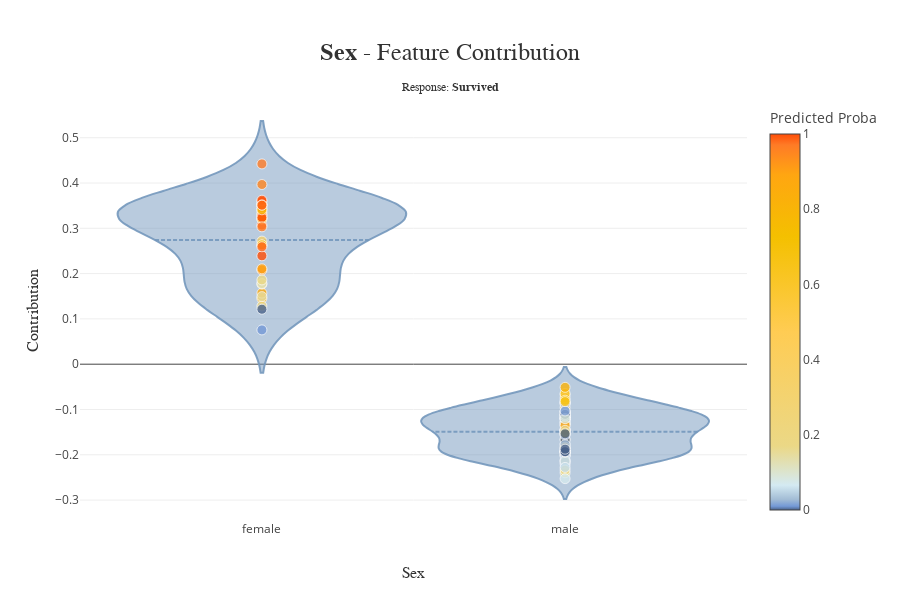

Write notebook code for a chart like this one.
### Code cell
xpl.plot.contribution_plot("sex")

### Figure 1 — Plotly figure (JSON) as saved in the notebook; plotly's stock layout.template omitted (floating-point values rounded to 4 significant figures)
{"data": [{"customdata": [1139, 533, 459, 1150, 393, 1189, 5, 231, 330, 887, 531, 790, 427, 1260, 251, 486, 436, 31, 186, 1051, 769, 642, 1087, 55, 678, 358, 503, 995, 1005, 1279, 916, 159, 349, 224, 161, 1168, 996, 52, 1166, 1125, 813, 397, 215, 549, 878, 1103, 960, 141, 1240, 1291, 458, 874, 1019, 1100, 609, 1041, 198, 610, 725, 482, 846, 45, 1208, 1256, 1209, 445, 422, 1243, 1117, 695, 589, 638, 152, 1287, 1012, 18, 408, 233, 961, 1000, 268, 794, 474, 47, 1002, 108, 443, 793, 528, 858, 942, 1302, 773, 717, 1179, 142, 1236, 1028, 420, 85], "hovertemplate": "<b>%{hovertext}</b><br />Sex :<br />%{x}<br />Contribution: %{y:.4f}<extra></extra>", "hovertext": ["Id: 533", "Id: 1189", "Id: 1260", "Id: 251", "Id: 436", "Id: 186", "Id: 55", "Id: 358", "Id: 1279", "Id: 916", "Id: 159", "Id: 349", "Id: 161", "Id: 878", "Id: 141", "Id: 458", "Id: 1100", "Id: 198", "Id: 610", "Id: 725", "Id: 482", "Id: 1208", "Id: 1209", "Id: 445", "Id: 695", "Id: 589", "Id: 1012", "Id: 18", "Id: 233", "Id: 961", "Id: 794", "Id: 1002", "Id: 108", "Id: 1028", "Id: 85"], "jitter": 0.075, "line": {"color": "rgba(117, 152, 189, 0.9)"}, "marker": {"line": {"color": "white", "width": 0.8}, "opacity": 0.8, "size": 10}, "meanline": {"visible": true}, "pointpos": 0, "points": false, "scalemode": "count", "showlegend": false, "type": "violin", "x": ["female", "female", "female", "female", "female", "female", "female", "female", "female", "female", "female", "female", "female", "female", "female", "female", "female", "female", "female", "female", "female", "female", "female", "female", "female", "female", "female", "female", "female", "female", "female", "female", "female", "female", "female"], "y": [0.3352, 0.145, 0.3301, 0.2626, 0.3522, 0.3591, 0.2077, 0.3967, 0.1286, 0.1569, 0.2393, 0.353, 0.3282, 0.1492, 0.3073, 0.4422, 0.1766, 0.3215, 0.1781, 0.3206, 0.3467, 0.1214, 0.07571, 0.2717, 0.186, 0.3428, 0.2637, 0.3238, 0.3033, 0.3408, 0.2106, 0.2592, 0.362, 0.3515, 0.351]}, {"customdata": [1139, 533, 459, 1150, 393, 1189, 5, 231, 330, 887, 531, 790, 427, 1260, 251, 486, 436, 31, 186, 1051, 769, 642, 1087, 55, 678, 358, 503, 995, 1005, 1279, 916, 159, 349, 224, 161, 1168, 996, 52, 1166, 1125, 813, 397, 215, 549, 878, 1103, 960, 141, 1240, 1291, 458, 874, 1019, 1100, 609, 1041, 198, 610, 725, 482, 846, 45, 1208, 1256, 1209, 445, 422, 1243, 1117, 695, 589, 638, 152, 1287, 1012, 18, 408, 233, 961, 1000, 268, 794, 474, 47, 1002, 108, 443, 793, 528, 858, 942, 1302, 773, 717, 1179, 142, 1236, 1028, 420, 85], "hovertemplate": "<b>%{hovertext}</b><br />Sex :<br />%{x}<br />Contribution: %{y:.4f}<extra></extra>", "hovertext": ["Id: 1139", "Id: 459", "Id: 1150", "Id: 393", "Id: 5", "Id: 231", "Id: 330", "Id: 887", "Id: 531", "Id: 790", "Id: 427", "Id: 486", "Id: 31", "Id: 1051", "Id: 769", "Id: 642", "Id: 1087", "Id: 678", "Id: 503", "Id: 995", "Id: 1005", "Id: 224", "Id: 1168", "Id: 996", "Id: 52", "Id: 1166", "Id: 1125", "Id: 813", "Id: 397", "Id: 215", "Id: 549", "Id: 1103", "Id: 960", "Id: 1240", "Id: 1291", "Id: 874", "Id: 1019", "Id: 609", "Id: 1041", "Id: 846", "Id: 45", "Id: 1256", "Id: 422", "Id: 1243", "Id: 1117", "Id: 638", "Id: 152", "Id: 1287", "Id: 408", "Id: 1000", "Id: 268", "Id: 474", "Id: 47", "Id: 443", "Id: 793", "Id: 528", "Id: 858", "Id: 942", "Id: 1302", "Id: 773", "Id: 717", "Id: 1179", "Id: 142", "Id: 1236", "Id: 420"], "jitter": 0.075, "line": {"color": "rgba(117, 152, 189, 0.9)"}, "marker": {"line": {"color": "white", "width": 0.8}, "opacity": 0.8, "size": 10}, "meanline": {"visible": true}, "pointpos": 0, "points": false, "scalemode": "count", "showlegend": false, "type": "violin", "x": ["male", "male", "male", "male", "male", "male", "male", "male", "male", "male", "male", "male", "male", "male", "male", "male", "male", "male", "male", "male", "male", "male", "male", "male", "male", "male", "male", "male", "male", "male", "male", "male", "male", "male", "male", "male", "male", "male", "male", "male", "male", "male", "male", "male", "male", "male", "male", "male", "male", "male", "male", "male", "male", "male", "male", "male", "male", "male", "male", "male", "male", "male", "male", "male", "male"], "y": [-0.1077, -0.2203, -0.1183, -0.2007, -0.1496, -0.1344, -0.1757, -0.06727, -0.2029, -0.1455, -0.08533, -0.1659, -0.1305, -0.1263, -0.1879, -0.1048, -0.1217, -0.09542, -0.1939, -0.129, -0.1996, -0.185, -0.1113, -0.1132, -0.2119, -0.1932, -0.1541, -0.1476, -0.216, -0.2398, -0.0851, -0.08746, -0.1674, -0.0743, -0.1195, -0.06463, -0.1201, -0.1565, -0.1437, -0.1138, -0.183, -0.0511, -0.1778, -0.1932, -0.1044, -0.1466, -0.1351, -0.1153, -0.2136, -0.146, -0.2338, -0.1944, -0.1521, -0.2279, -0.1538, -0.1917, -0.07941, -0.1932, -0.1932, -0.1108, -0.1203, -0.1032, -0.2527, -0.08262, -0.1876]}, {"customdata": [1139, 533, 459, 1150, 393, 1189, 5, 231, 330, 887, 531, 790, 427, 1260, 251, 486, 436, 31, 186, 1051, 769, 642, 1087, 55, 678, 358, 503, 995, 1005, 1279, 916, 159, 349, 224, 161, 1168, 996, 52, 1166, 1125, 813, 397, 215, 549, 878, 1103, 960, 141, 1240, 1291, 458, 874, 1019, 1100, 609, 1041, 198, 610, 725, 482, 846, 45, 1208, 1256, 1209, 445, 422, 1243, 1117, 695, 589, 638, 152, 1287, 1012, 18, 408, 233, 961, 1000, 268, 794, 474, 47, 1002, 108, 443, 793, 528, 858, 942, 1302, 773, 717, 1179, 142, 1236, 1028, 420, 85], "hovertemplate": "<b>%{hovertext}</b><br />Sex :<br />%{x}<br />Contribution: %{y:.4f}<extra></extra>", "hovertext": ["Id: 1139", "Id: 533", "Id: 459", "Id: 1150", "Id: 393", "Id: 1189", "Id: 5", "Id: 231", "Id: 330", "Id: 887", "Id: 531", "Id: 790", "Id: 427", "Id: 1260", "Id: 251", "Id: 486", "Id: 436", "Id: 31", "Id: 186", "Id: 1051", "Id: 769", "Id: 642", "Id: 1087", "Id: 55", "Id: 678", "Id: 358", "Id: 503", "Id: 995", "Id: 1005", "Id: 1279", "Id: 916", "Id: 159", "Id: 349", "Id: 224", "Id: 161", "Id: 1168", "Id: 996", "Id: 52", "Id: 1166", "Id: 1125", "Id: 813", "Id: 397", "Id: 215", "Id: 549", "Id: 878", "Id: 1103", "Id: 960", "Id: 141", "Id: 1240", "Id: 1291", "Id: 458", "Id: 874", "Id: 1019", "Id: 1100", "Id: 609", "Id: 1041", "Id: 198", "Id: 610", "Id: 725", "Id: 482", "Id: 846", "Id: 45", "Id: 1208", "Id: 1256", "Id: 1209", "Id: 445", "Id: 422", "Id: 1243", "Id: 1117", "Id: 695", "Id: 589", "Id: 638", "Id: 152", "Id: 1287", "Id: 1012", "Id: 18", "Id: 408", "Id: 233", "Id: 961", "Id: 1000", "Id: 268", "Id: 794", "Id: 474", "Id: 47", "Id: 1002", "Id: 108", "Id: 443", "Id: 793", "Id: 528", "Id: 858", "Id: 942", "Id: 1302", "Id: 773", "Id: 717", "Id: 1179", "Id: 142", "Id: 1236", "Id: 1028", "Id: 420", "Id: 85"], "marker": {"color": [0.01333, 0.94, 0.03, 0, 0.02714, 0.86, 0.7217, 0.72, 0, 0.5833, 0.01, 0.1111, 0.8, 0.76, 0.97, 0.4212, 0.93, 0.62, 0.98, 0.07833, 0.01, 0.01, 0.05, 0.92, 0.4, 0.95, 0.3611, 0.03, 0.06, 0.1967, 0.8667, 1, 0.5533, 0.1512, 0.97, 0.08, 0.005, 0.01, 0, 0, 0, 0.01, 0.17, 1, 0.1433, 0.03, 0, 1, 0.8, 0.03983, 0.97, 0.59, 0, 0.22, 0.01567, 0, 1, 0.12, 0.7375, 0.99, 0.01, 0.3847, 0, 0.81, 0.01, 0.335, 0.02667, 0, 0.02833, 0.1761, 0.92, 0.005, 0.8785, 0.03, 0.61, 1, 0.084, 0.97, 0.7839, 0.2185, 0.17, 0.9, 0.05, 0.7137, 0.9855, 1, 0.05571, 0, 0, 0.653, 0, 0, 0, 0.09, 0.015, 0.07, 0.6475, 0.8891, 0, 0.99], "coloraxis": "coloraxis", "line": {"color": "white", "width": 0.8}, "opacity": 0.8, "size": 10}, "mode": "markers", "showlegend": false, "type": "scatter", "x": ["male", "female", "male", "male", "male", "female", "male", "male", "male", "male", "male", "male", "male", "female", "female", "male", "female", "male", "female", "male", "male", "male", "male", "female", "male", "female", "male", "male", "male", "female", "female", "female", "female", "male", "female", "male", "male", "male", "male", "male", "male", "male", "male", "male", "female", "male", "male", "female", "male", "male", "female", "male", "male", "female", "male", "male", "female", "female", "female", "female", "male", "male", "female", "male", "female", "female", "male", "male", "male", "female", "female", "male", "male", "male", "female", "female", "male", "female", "female", "male", "male", "female", "male", "male", "female", "female", "male", "male", "male", "male", "male", "male", "male", "male", "male", "male", "male", "female", "male", "female"], "y": [-0.1077, 0.3352, -0.2203, -0.1183, -0.2007, 0.145, -0.1496, -0.1344, -0.1757, -0.06727, -0.2029, -0.1455, -0.08533, 0.3301, 0.2626, -0.1659, 0.3522, -0.1305, 0.3591, -0.1263, -0.1879, -0.1048, -0.1217, 0.2077, -0.09542, 0.3967, -0.1939, -0.129, -0.1996, 0.1286, 0.1569, 0.2393, 0.353, -0.185, 0.3282, -0.1113, -0.1132, -0.2119, -0.1932, -0.1541, -0.1476, -0.216, -0.2398, -0.0851, 0.1492, -0.08746, -0.1674, 0.3073, -0.0743, -0.1195, 0.4422, -0.06463, -0.1201, 0.1766, -0.1565, -0.1437, 0.3215, 0.1781, 0.3206, 0.3467, -0.1138, -0.183, 0.1214, -0.0511, 0.07571, 0.2717, -0.1778, -0.1932, -0.1044, 0.186, 0.3428, -0.1466, -0.1351, -0.1153, 0.2637, 0.3238, -0.2136, 0.3033, 0.3408, -0.146, -0.2338, 0.2106, -0.1944, -0.1521, 0.2592, 0.362, -0.2279, -0.1538, -0.1917, -0.07941, -0.1932, -0.1932, -0.1108, -0.1203, -0.1032, -0.2527, -0.08262, 0.3515, -0.1876, 0.351]}], "layout": {"coloraxis": {"colorbar": {"title": {"text": "Predicted Proba"}}, "colorscale": [[0, "rgb(52, 55, 54)"], [0, "rgb(74, 99, 138)"], [0.01, "rgb(116, 153, 214)"], [0.02798, "rgb(162, 188, 213)"], [0.066, "rgb(212, 234, 242)"], [0.17, "rgb(235, 216, 134)"], [0.474, "rgb(255, 204, 83)"], [0.7264, "rgb(244, 192, 0)"], [0.8913, "rgb(255, 166, 17)"], [0.971, "rgb(255, 123, 38)"], [1, "rgb(255, 77, 7)"]]}, "height": 600, "hovermode": "closest", "title": {"font": {"color": "rgb(50, 50, 50)", "family": "Arial", "size": 24}, "text": "<b>Sex</b> - Feature Contribution<span style='font-size: 12px;'><br />Response: <b>Survived</b></span>", "x": 0.5, "xanchor": "center", "y": 0.9, "yanchor": "middle"}, "violingap": 0.05, "violingroupgap": 0, "violinmode": "overlay", "width": 900, "xaxis": {"automargin": true, "range": [-0.6, 1.6], "title": {"font": {"color": "rgb(50, 50, 50)", "family": "Arial Black", "size": 16}, "text": "Sex"}, "type": "category"}, "yaxis": {"automargin": true, "title": {"font": {"color": "rgb(50, 50, 50)", "family": "Arial Black", "size": 16}, "text": "Contribution"}}}}
